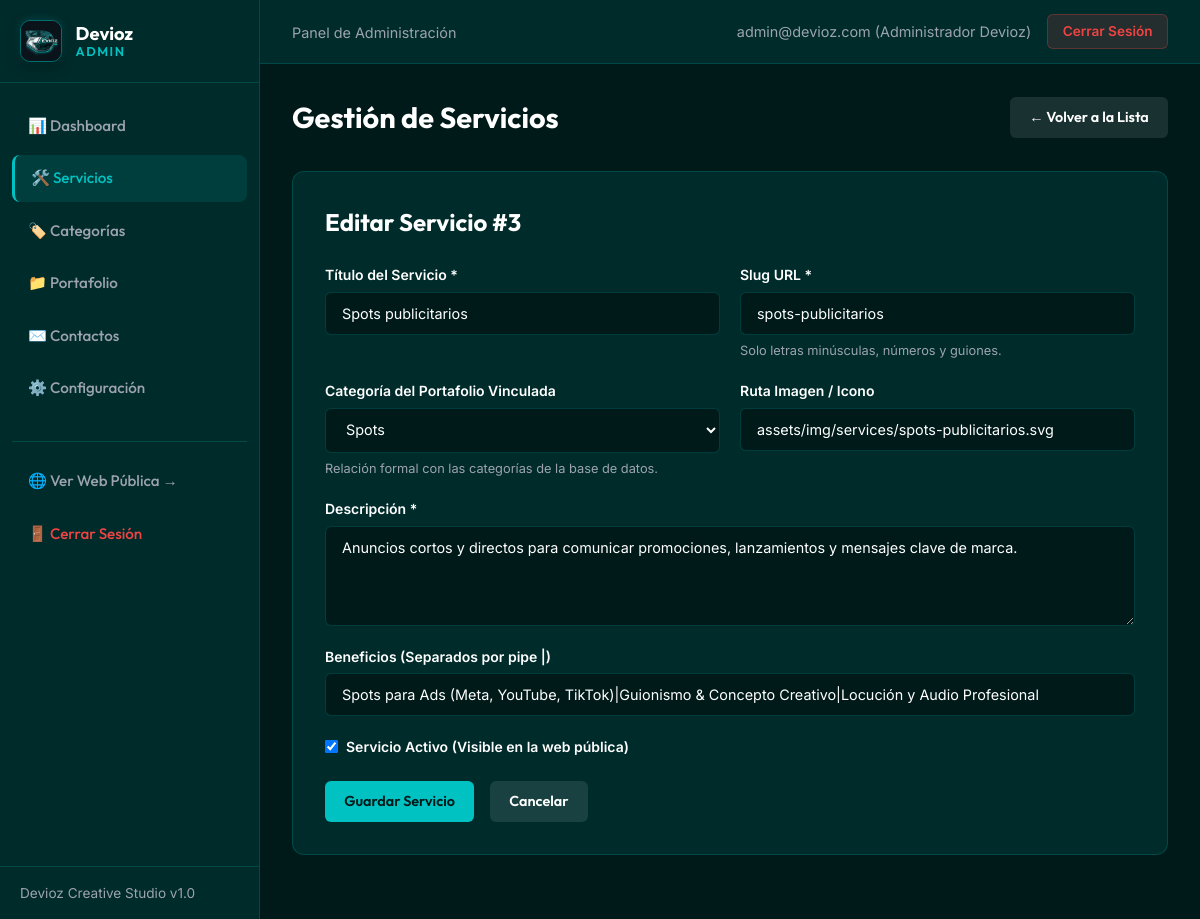
The page /admin/servicios.php?action=edit&id=3 (signed in) on the database its author committed.
### tables this page shows
CREATE TABLE `servicios` (
  `id` INT AUTO_INCREMENT PRIMARY KEY,
  `categoria_id` INT NULL,
  `titulo` VARCHAR(150) NOT NULL,
  `slug` VARCHAR(180) NOT NULL UNIQUE,
  `descripcion` TEXT NOT NULL,
  `imagen` VARCHAR(255) NULL,
  `beneficios` TEXT NULL COMMENT 'Beneficios separados por pipe (|)',
  `estado` TINYINT DEFAULT 1 COMMENT '1: Activo, 0: Inactivo',
  `creado_en` TIMESTAMP DEFAULT CURRENT_TIMESTAMP,
  KEY `idx_servicios_categoria` (`categoria_id`),
  KEY `idx_servicios_estado` (`estado`),
  CONSTRAINT `fk_servicios_categorias` 
    FOREIGN KEY (`categoria_id`) 
    REFERENCES `categorias` (`id`) 
    ON DELETE SET NULL 
    ON UPDATE CASCADE
);

CREATE TABLE `categorias` (
  `id` INT AUTO_INCREMENT PRIMARY KEY,
  `nombre` VARCHAR(100) NOT NULL,
  `slug` VARCHAR(120) NOT NULL UNIQUE,
  `estado` TINYINT DEFAULT 1 COMMENT '1: Activo, 0: Inactivo',
  `creado_en` TIMESTAMP DEFAULT CURRENT_TIMESTAMP,
  KEY `idx_categorias_estado` (`estado`)
);

### backend/helpers/validation.php (called while the page is built, shortened)
<?php
function sanitizeText($data) {
    return htmlspecialchars(trim($data), ENT_QUOTES, 'UTF-8');
}

### admin/servicios.php (the view, shortened to what this page needs)
<?php
require_once __DIR__ . '/../backend/helpers/validation.php';
$pdo = getPDOConnection();
$action = sanitizeText($_GET['action'] ?? 'list');
$editService = null;
if ($action === 'edit' && isset($_GET['id'])) {
    $id = (int)$_GET['id'];
    $stmt = $pdo->prepare("SELECT * FROM servicios WHERE id = :id");
    $stmt->execute(['id' => $id]);
    $editService = $stmt->fetch();
}
$categories = $pdo->query("SELECT id, nombre FROM categorias WHERE estado = 1 ORDER BY id ASC")->fetchAll();
require_once __DIR__ . '/includes/header.php';
?>
<div class="page-title-box">
  <h1 class="page-title">Gestión de Servicios</h1>
  <?php if ($action === 'list'): ?>
    <a href="servicios.php?action=create" class="btn-admin btn-admin-primary">+ Nuevo Servicio</a>
  <?php else: ?>
    <a href="servicios.php" class="btn-admin btn-admin-secondary">&larr; Volver a la Lista</a>
  <?php endif; ?>
</div>
<?php if ($action === 'create' || $action === 'edit'): ?>
  <div class="admin-card">
    <h2 style="font-family: var(--font-heading); margin-bottom: 1.5rem;">
      <?php echo $editService ? 'Editar Servicio #' . $editService['id'] : 'Crear Nuevo Servicio'; ?>
    </h2>
    <form method="POST" action="servicios.php">
      <div class="form-grid">
        <div class="form-group-admin">
          <label for="titulo">Título del Servicio *</label>
          <input type="text" id="titulo" name="titulo" class="form-control-admin" maxlength="150" required value="<?php echo htmlspecialchars($editService['titulo'] ?? ''); ?>">
        </div>
        <div class="form-group-admin">
          <label for="slug">Slug URL *</label>
          <input type="text" id="slug" name="slug" class="form-control-admin" maxlength="180" placeholder="ej-diseno-grafico" required value="<?php echo htmlspecialchars($editService['slug'] ?? ''); ?>">
          <small style="color: var(--devioz-gray); font-size: 0.8rem;">Solo letras minúsculas, números y guiones.</small>
        </div>
        <div class="form-group-admin">
          <label for="categoria_id">Categoría del Portafolio Vinculada</label>
          <select id="categoria_id" name="categoria_id" class="form-control-admin">
            <?php foreach ($categories as $cat): ?>
              <option value="<?php echo $cat['id']; ?>" <?php echo (isset($editService['categoria_id']) && $editService['categoria_id'] == $cat['id']) ? 'selected' : ''; ?>>
                <?php echo htmlspecialchars($cat['nombre']); ?>
              </option>
            <?php endforeach; ?>
          </select>
          <small style="color: var(--devioz-gray); font-size: 0.8rem;">Relación formal con las categorías de la base de datos.</small>
        </div>
        <div class="form-group-admin">
          <label for="imagen">Ruta Imagen / Icono</label>
          <input type="text" id="imagen" name="imagen" class="form-control-admin" maxlength="255" value="<?php echo htmlspecialchars($editService['imagen'] ?? 'assets/img/services/diseno-grafico.svg'); ?>">
        </div>
        <div class="form-group-admin full">
          <label for="descripcion">Descripción *</label>
          <textarea id="descripcion" name="descripcion" class="form-control-admin" maxlength="5000" required><?php echo htmlspecialchars($editService['descripcion'] ?? ''); ?></textarea>
        </div>
        <div class="form-group-admin full">
          <label for="beneficios">Beneficios (Separados por pipe |)</label>
          <input type="text" id="beneficios" name="beneficios" class="form-control-admin" maxlength="1000" placeholder="Beneficio 1|Beneficio 2|Beneficio 3" value="<?php echo htmlspecialchars($editService['beneficios'] ?? ''); ?>">
        </div>
        <div class="form-group-admin full">
          <label style="display: flex; align-items: center; gap: 0.5rem; cursor: pointer;">
            <input type="checkbox" name="estado" value="1" <?php echo (!isset($editService) || $editService['estado'] == 1) ? 'checked' : ''; ?>>
            <span>Servicio Activo (Visible en la web pública)</span>
          </label>
        </div>
      </div>
      <div style="margin-top: 1.5rem; display: flex; gap: 1rem;">
        <button type="submit" class="btn-admin btn-admin-primary">Guardar Servicio</button>
        <a href="servicios.php" class="btn-admin btn-admin-secondary">Cancelar</a>
      </div>
    </form>
  </div>
<?php endif; ?>
<?php require_once __DIR__ . '/includes/footer.php'; ?>

### admin/assets/css/admin.css (style rules this page uses)
:root { --devioz-primary: #00c2c2; --devioz-primary-hover: #00d4d4; --devioz-dark: #001a1a; --devioz-dark-secondary: #002b2b; --devioz-teal-deep: #004d4d; --devioz-teal: #14b8a6; --devioz-white: #ffffff; --devioz-gray: #9ca3af; --devioz-border: rgba(0, 194, 194, 0.2); --devioz-danger: #ef4444; --devioz-success: #25d366; --devioz-warning: #f59e0b; --sidebar-width: 260px; --font-heading: 'Outfit', sans-serif; --font-body: 'Inter', sans-serif; }
*, *::before, *::after { box-sizing: border-box; margin: 0; padding: 0; }
body { font-family: var(--font-body); background-color: var(--devioz-dark); color: var(--devioz-white); line-height: 1.5; display: flex; min-height: 100vh; }
a { color: inherit; text-decoration: none; }
.page-title-box { margin-bottom: 2rem; display: flex; align-items: center; justify-content: space-between; }
.page-title { font-family: var(--font-heading); font-size: 1.8rem; font-weight: 700; }
.btn-admin { display: inline-flex; align-items: center; gap: 0.4rem; padding: 0.6rem 1.2rem; font-family: var(--font-heading); font-size: 0.9rem; font-weight: 600; border-radius: 6px; border: none; cursor: pointer; transition: all 0.2s ease; }
.btn-admin-primary { background: var(--devioz-primary); color: var(--devioz-dark); }
.btn-admin-secondary { background: rgba(255,255,255,0.1); color: #fff; }
.admin-card { background: var(--devioz-dark-secondary); border: 1px solid var(--devioz-border); border-radius: 12px; padding: 2rem; margin-bottom: 2rem; }
.form-grid { display: grid; grid-template-columns: repeat(2, 1fr); gap: 1.25rem; }
.form-group-admin { display: flex; flex-direction: column; gap: 0.4rem; }
.form-group-admin.full { grid-column: span 2; }
.form-group-admin label { font-size: 0.875rem; font-weight: 600; color: var(--devioz-white); }
.form-control-admin { background: var(--devioz-dark); border: 1px solid var(--devioz-border); border-radius: 6px; padding: 0.75rem 1rem; color: #fff; font-family: var(--font-body); font-size: 0.9rem; outline: none; }
textarea.form-control-admin { min-height: 100px; resize: vertical; }

### rows shown on the page
servicios: id "3", titulo "Spots publicitarios", slug "spots-publicitarios", categoria_id "Spots", imagen "assets/img/services/spots-publicitarios.svg", descripcion "Anuncios cortos y directos para comunicar promociones, lanzamientos y mensajes clave de marca.", beneficios "Spots para Ads (Meta, YouTube, TikTok)|Guionismo & Concepto Creativo|Locución y Audio Profesional", estado "☑"

### other values the page prints
$currentUser['email'] "admin@devioz.com"
$currentUser['nombre'] "Administrador Devioz"
